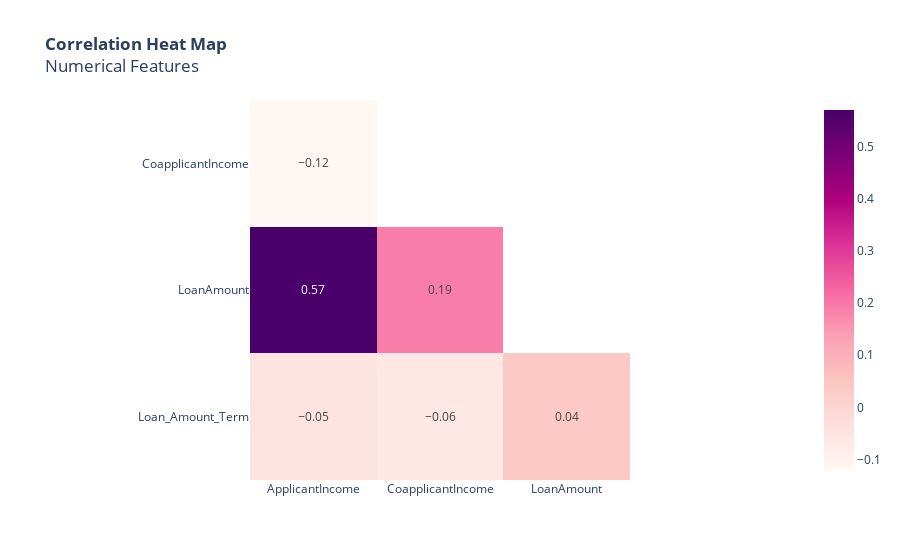

Source (notebook cell):
### Markdown cell above
*a.) Correlation between Numerical Features*

### Code cell
# Create pairwise correlation of numerical features using Pearson Correlation
loan_corr_df = loan_df.corr(method='pearson', numeric_only=True).round(2)

# Create a dataframe with the same shape as the loan_corr_df but having the values as 0s
zeroes_mask = np.zeros_like(loan_corr_df, dtype=bool)
# From the dataframe filled with zeroes, assign True values to the top triangle of the dataframe
zeroes_mask[np.triu_indices_from(zeroes_mask)] = True

# Use the zeroes_mask to  replace the values in the top triangle of loan_corr_df to Nans
loan_corr_viz = loan_corr_df.mask(zeroes_mask).dropna(how='all').dropna(axis=1, how='all')
# Create lower triangle correlation map
fig = px.imshow(loan_corr_viz, text_auto=True, color_continuous_scale=continuous_color_scheme, title="<b>Correlation Heat Map</b><br>Numerical Features").update_xaxes(showgrid=False).update_yaxes(showgrid=False)

# Show figure
fig.show()

### Figure 1 — Plotly figure (JSON) as saved in the notebook; plotly's stock layout.template omitted (floating-point values rounded to 4 significant figures)
{"data": [{"coloraxis": "coloraxis", "hovertemplate": "x: %{x}<br>y: %{y}<br>color: %{z}<extra></extra>", "name": "0", "texttemplate": "%{z}", "type": "heatmap", "x": ["ApplicantIncome", "CoapplicantIncome", "LoanAmount"], "xaxis": "x", "y": ["CoapplicantIncome", "LoanAmount", "Loan_Amount_Term"], "yaxis": "y", "z": [[-0.12, null, null], [0.57, 0.19, null], [-0.05, -0.06, 0.04]]}], "layout": {"coloraxis": {"colorscale": [[0, "rgb(255,247,243)"], [0.125, "rgb(253,224,221)"], [0.25, "rgb(252,197,192)"], [0.375, "rgb(250,159,181)"], [0.5, "rgb(247,104,161)"], [0.625, "rgb(221,52,151)"], [0.75, "rgb(174,1,126)"], [0.875, "rgb(122,1,119)"], [1, "rgb(73,0,106)"]]}, "title": {"text": "<b>Correlation Heat Map</b><br>Numerical Features"}, "xaxis": {"anchor": "y", "constrain": "domain", "domain": [0, 1], "scaleanchor": "y", "showgrid": false}, "yaxis": {"anchor": "x", "autorange": "reversed", "constrain": "domain", "domain": [0, 1], "showgrid": false}}}
